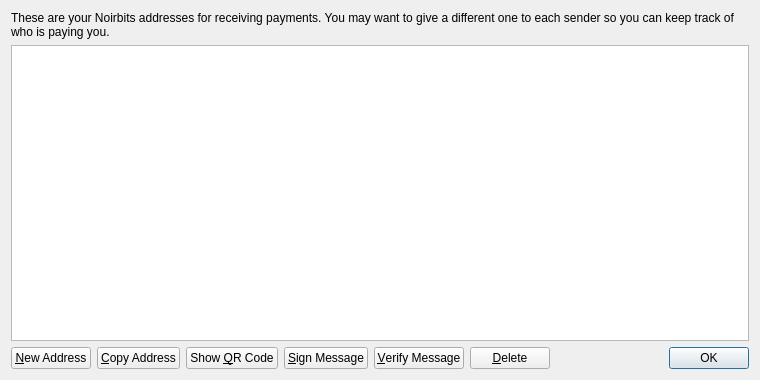
<?xml version="1.0" encoding="UTF-8"?>
<ui version="4.0">
 <class>AddressBookPage</class>
 <widget class="QWidget" name="AddressBookPage">
  <property name="geometry">
   <rect>
    <x>0</x>
    <y>0</y>
    <width>760</width>
    <height>380</height>
   </rect>
  </property>
  <property name="windowTitle">
   <string>Address Book</string>
  </property>
  <layout class="QVBoxLayout" name="verticalLayout">
   <item>
    <widget class="QLabel" name="labelExplanation">
     <property name="text">
      <string>These are your Noirbits addresses for receiving payments. You may want to give a different one to each sender so you can keep track of who is paying you.</string>
     </property>
     <property name="textFormat">
      <enum>Qt::PlainText</enum>
     </property>
     <property name="wordWrap">
      <bool>true</bool>
     </property>
    </widget>
   </item>
   <item>
    <widget class="QTableView" name="tableView">
     <property name="contextMenuPolicy">
      <enum>Qt::CustomContextMenu</enum>
     </property>
     <property name="toolTip">
      <string>Double-click to edit address or label</string>
     </property>
     <property name="tabKeyNavigation">
      <bool>false</bool>
     </property>
     <property name="alternatingRowColors">
      <bool>true</bool>
     </property>
     <property name="selectionMode">
      <enum>QAbstractItemView::SingleSelection</enum>
     </property>
     <property name="selectionBehavior">
      <enum>QAbstractItemView::SelectRows</enum>
     </property>
     <property name="sortingEnabled">
      <bool>true</bool>
     </property>
     <attribute name="verticalHeaderVisible">
      <bool>false</bool>
     </attribute>
    </widget>
   </item>
   <item>
    <layout class="QHBoxLayout" name="horizontalLayout">
     <item>
      <widget class="QPushButton" name="newAddressButton">
       <property name="toolTip">
        <string>Create a new address</string>
       </property>
       <property name="text">
        <string>&amp;New Address</string>
       </property>
       <property name="icon">
        <iconset resource="../bitcoin.qrc">
         <normaloff>:/icons/add</normaloff>:/icons/add</iconset>
       </property>
      </widget>
     </item>
     <item>
      <widget class="QPushButton" name="copyToClipboard">
       <property name="toolTip">
        <string>Copy the currently selected address to the system clipboard</string>
       </property>
       <property name="text">
        <string>&amp;Copy Address</string>
       </property>
       <property name="icon">
        <iconset resource="../bitcoin.qrc">
         <normaloff>:/icons/editcopy</normaloff>:/icons/editcopy</iconset>
       </property>
      </widget>
     </item>
     <item>
      <widget class="QPushButton" name="showQRCode">
       <property name="text">
        <string>Show &amp;QR Code</string>
       </property>
       <property name="icon">
        <iconset resource="../bitcoin.qrc">
         <normaloff>:/icons/qrcode</normaloff>:/icons/qrcode</iconset>
       </property>
      </widget>
     </item>
     <item>
      <widget class="QPushButton" name="signMessage">
       <property name="toolTip">
        <string>Sign a message to prove you own a Bitcoin address</string>
       </property>
       <property name="text">
        <string>&amp;Sign Message</string>
       </property>
       <property name="icon">
        <iconset resource="../bitcoin.qrc">
         <normaloff>:/icons/edit</normaloff>:/icons/edit</iconset>
       </property>
      </widget>
     </item>
     <item>
      <widget class="QPushButton" name="verifyMessage">
       <property name="toolTip">
        <string>Verify a message to ensure it was signed with a specified Bitcoin address</string>
       </property>
       <property name="text">
        <string>&amp;Verify Message</string>
       </property>
       <property name="icon">
        <iconset resource="../bitcoin.qrc">
         <normaloff>:/icons/transaction_0</normaloff>:/icons/transaction_0</iconset>
       </property>
      </widget>
     </item>
     <item>
      <widget class="QPushButton" name="deleteButton">
       <property name="toolTip">
        <string>Delete the currently selected address from the list. Only sending addresses can be deleted.</string>
       </property>
       <property name="text">
        <string>&amp;Delete</string>
       </property>
       <property name="icon">
        <iconset resource="../bitcoin.qrc">
         <normaloff>:/icons/remove</normaloff>:/icons/remove</iconset>
       </property>
      </widget>
     </item>
     <item>
      <spacer name="horizontalSpacer">
       <property name="orientation">
        <enum>Qt::Horizontal</enum>
       </property>
       <property name="sizeHint" stdset="0">
        <size>
         <width>40</width>
         <height>20</height>
        </size>
       </property>
      </spacer>
     </item>
     <item>
      <widget class="QDialogButtonBox" name="buttonBox">
       <property name="sizePolicy">
        <sizepolicy hsizetype="Maximum" vsizetype="Fixed">
         <horstretch>0</horstretch>
         <verstretch>0</verstretch>
        </sizepolicy>
       </property>
       <property name="standardButtons">
        <set>QDialogButtonBox::Ok</set>
       </property>
      </widget>
     </item>
    </layout>
   </item>
  </layout>
 </widget>
 <resources>
  <include location="../bitcoin.qrc"/>
 </resources>
 <connections/>
</ui>
